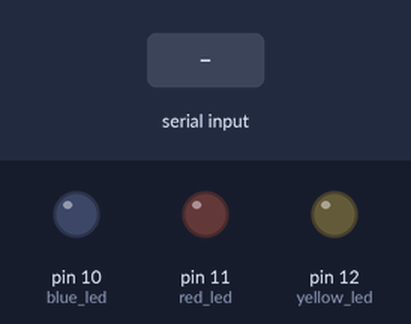
The sketch below on a simulated Arduino Uno, built with avr-gcc and run on an emulated ATmega328P. Parts: output pins drawn as LEDs (lit = HIGH). The inputs (shaded band) are chosen by the test bench.

Above: at 1.2 s.
1.3 s: "r" received over Serial
At 2.4 s:
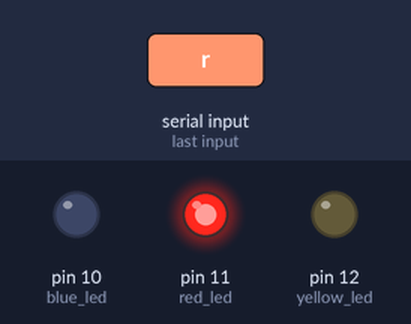
2.8 s: "b" received over Serial
At 3.6 s:
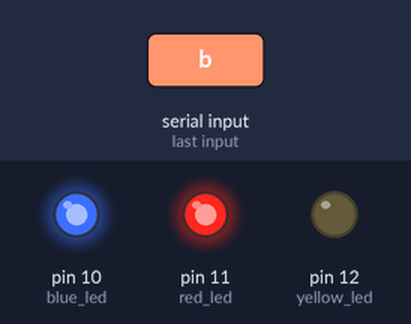
4.3 s: "y" received over Serial
At 4.7 s:
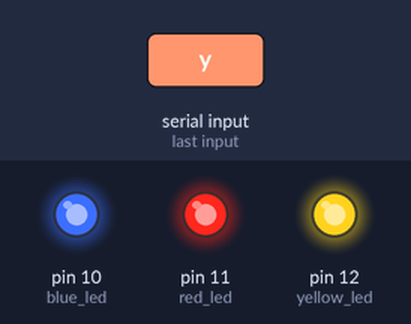
5.8 s: "c" received over Serial
At 7.0 s:
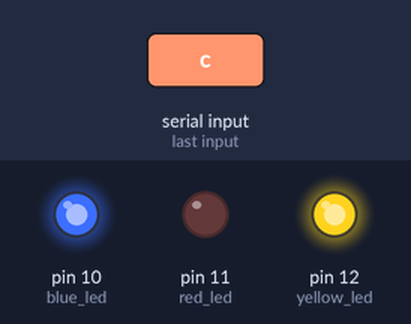
7.3 s: "v" received over Serial
At 8.2 s:
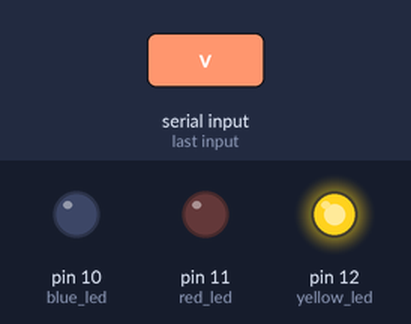
8.8 s: "z" received over Serial
At 9.4 s:
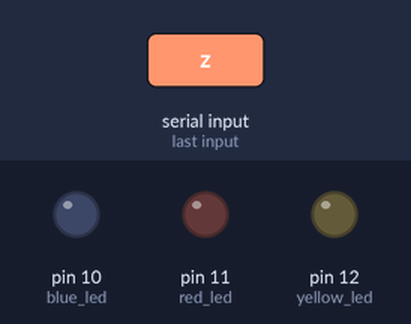
Timing chart, 0 to 11.3 s (numbered marks = the images above; inputs shaded):
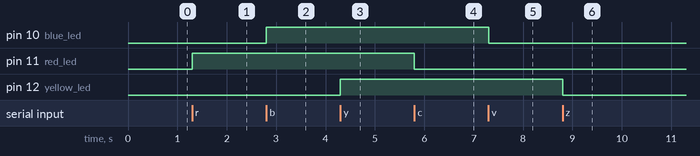

The sketch:

mid.ino
```cpp
void setup(){
  pinMode(10, OUTPUT);  //blue led
  pinMode(11, OUTPUT);  //red led
  pinMode(12, OUTPUT);  //yellow led


  Serial.begin(9600);
}


void loop(){


  if(Serial.available()){

    char val = Serial.read();

    if(val == 'r'){

      digitalWrite(11,HIGH); //turn on red led
    }


    if(val == 'b'){

      digitalWrite(10,HIGH); //turn on blue led
    }
    if(val == 'y'){

      digitalWrite(12,HIGH); //turn on yellow led
    }


    if(val == 'c'){

      digitalWrite(11,LOW); // turn off red led
    }

    if(val == 'v'){

      digitalWrite(10,LOW); // turn off blue led
    }
    if(val == 'z'){

      digitalWrite(12,LOW); // turn off yellow led
    }

    if(val == 'f'){

      digitalWrite(10,LOW);
      digitalWrite(11,LOW);
      digitalWrite(12,LOW);  // turn off all the led

    }

    if(val == 'O'){

      digitalWrite(10,HIGH);
      digitalWrite(11,HIGH);
      digitalWrite(12,HIGH); // turn on all the led

    }
  }
}
```

Measured:
- after the input at 1.3 s, pin 11 (red_led): LOW → HIGH at once
- after the input at 2.8 s, pin 10 (blue_led): LOW → HIGH at once
- after the input at 4.3 s, pin 12 (yellow_led): LOW → HIGH at once
- after the input at 5.8 s, pin 11 (red_led): HIGH → LOW at once
- after the input at 7.3 s, pin 10 (blue_led): HIGH → LOW at once
- after the input at 8.8 s, pin 12 (yellow_led): HIGH → LOW at once
